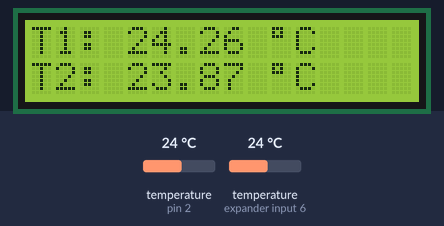
Simulated run of this sketch. Board: Arduino Uno, built with avr-gcc and run on an emulated ATmega328P. Parts: 16×2 character LCD. Inputs (shaded band) come from the test bench; at power-on: temperature (sensors on pin 2, expander input 6) 24 °C.

Above: at 1.2 s.
1.3 s: temperature (sensor on pin 2) set to 12 °C
At 2.9 s:
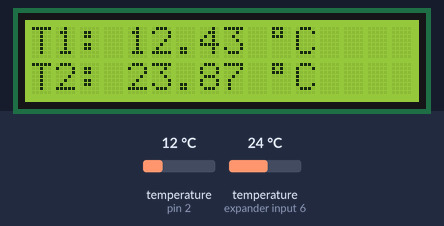
3.2 s: temperature (sensor on expander input 6) set to 12 °C
At 4.4 s:
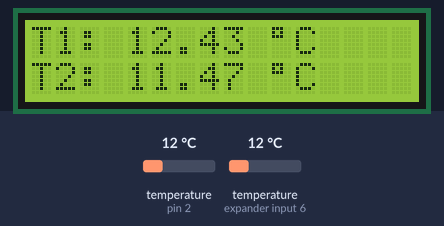
5.0 s: temperature (sensor on pin 2) set to 19 °C
At 5.6 s:
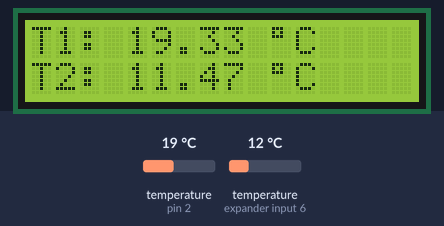
6.7 s: temperature (sensor on expander input 6) set to 19 °C
At 8.0 s:
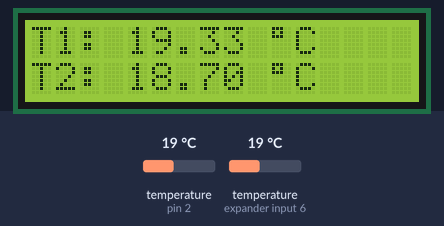
8.5 s: temperature (sensor on pin 2) set to 28 °C
At 9.2 s:
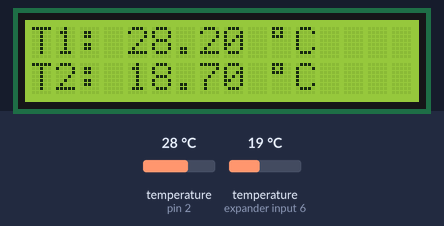
10.2 s: temperature (sensor on expander input 6) set to 28 °C
At 11.6 s:
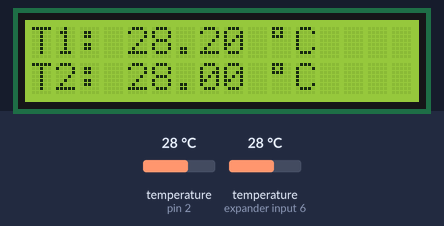
Timing chart, 0 to 13.0 s (numbered marks = the images above; inputs shaded):
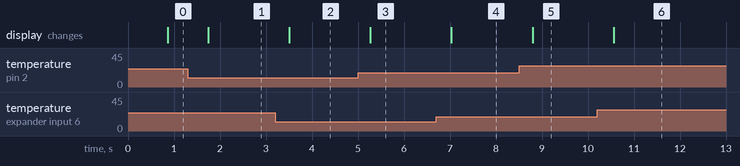

Measured:
- after the input at 1.3 s, the display: changes after 0.44 s (image 1)
- after the input at 3.2 s, the display: changes after 0.30 s (image 2)
- after the input at 5.0 s, the display: changes after 0.27 s (image 3)
- after the input at 6.7 s, the display: changes after 0.33 s (image 4)
- after the input at 8.5 s, the display: changes after 0.29 s (image 5)
- after the input at 10.2 s, the display: changes after 0.36 s (image 6)

The sketch:

dallasTemp.ino
```cpp
//Memasukkan library
#include <OneWire.h>
#include <LiquidCrystal.h>
#include <DallasTemperature.h>

LiquidCrystal lcd(12,11,10,9,8,7);

#define BUS 2                   // Data wire is plugged into pin 2 on the Arduino
OneWire oneWire(BUS);           // Setup a oneWire instance to communicate with any OneWire devices (not just Maxim/Dallas temperature ICs)
DallasTemperature s1(&oneWire); // Pass our oneWire reference to Dallas Temperature.

void setup(void){
  Serial.begin(9600);           //Begin serial communication
  lcd.begin(16, 2);
  s1.begin();                   //start sensor
}
void loop(void){
  s1.requestTemperatures();           // Send the command to get temperatures
  float T1 = s1.getTempCByIndex(0);   // T1 yang dibaca arduino
  float T2 = s1.getTempCByIndex(1);   // T2 yang dibaca arduino

  T1 = (T1*0.9857) + 0.6016;
  T2 = (T2*1.0331) - 0.9269;

  //Menampilkan ke LCD

  lcd.setCursor(0,0); lcd.print("T1:");
  lcd.setCursor(4,0); lcd.print(T1); lcd.print("   ");
  lcd.setCursor(10,0); lcd.print((char)223);
  lcd.setCursor(11,0); lcd.print("C");

  lcd.setCursor(0,1); lcd.print("T2:");
  lcd.setCursor(4,1); lcd.print(T2); lcd.print("   ");
  lcd.setCursor(10,1); lcd.print((char)223);
  lcd.setCursor(11,1); lcd.print("C");

  delay(100); //Update value every 1 sec.
}
```
